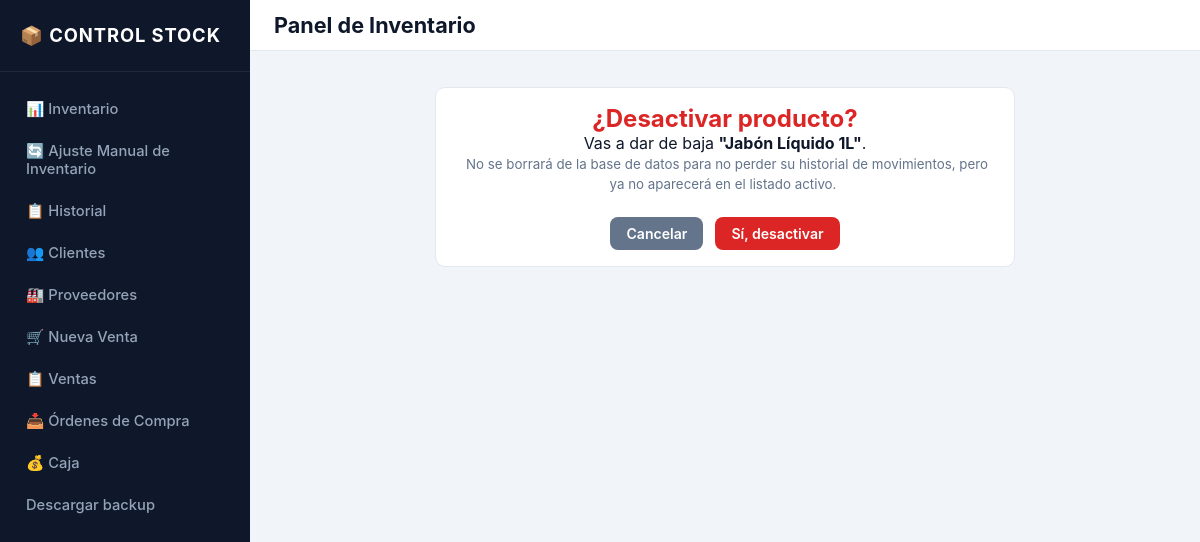
The page /productos/1/desactivar/ on the database as committed earlier.
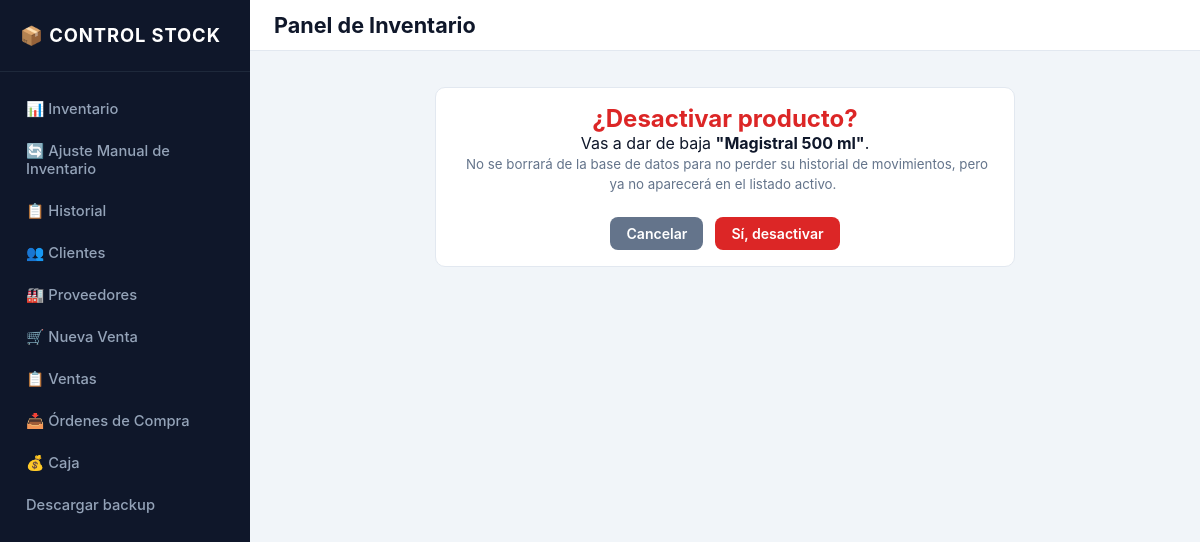
The same page on the database as committed later.
### inventario/models.py (models this page shows, shortened)
class Producto(models.Model):
    nombre = models.CharField(max_length=150, unique=True, verbose_name="Nombre")
    descripcion = models.TextField(blank=True, null=True, verbose_name="Descripcion")
    categoria = models.ForeignKey(
        Categoria, on_delete=models.PROTECT, related_name="productos",
        verbose_name="Categoria",
    )
    precio_unitario = models.DecimalField(
        max_digits=10,
        decimal_places=2,
        default=Decimal("0.00"),
        validators=[MinValueValidator(Decimal("0.00"))],
        verbose_name="Precio unitario",
    )
    stock_actual = models.PositiveIntegerField(default=0, verbose_name="Stock actual")
    stock_minimo = models.PositiveIntegerField(default=0, verbose_name="Stock minimo")
    activo = models.BooleanField(default=True, verbose_name="activo")
    fecha_creacion = models.DateTimeField(auto_now_add=True, verbose_name="Fecha de creación")
    fecha_actualizacion = models.DateTimeField(auto_now=True, verbose_name="Última actualización")
    class Meta:
        verbose_name = "Producto"
        verbose_name_plural = "Productos"
        ordering = ["nombre"]
        constraints = [
            models.CheckConstraint(
                condition=models.Q(stock_actual__gte=0),
                name="chk_stock_actual_no_negativo",
            ),
            models.CheckConstraint(
                condition=models.Q(stock_minimo__gte=0),
                name="chk_stock_minimo_no_negativo",
            ),
        ]

### inventario/views.py (the view)
# urls.py: path("productos/<int:pk>/desactivar/", views.producto_desactivar, name="producto_desactivar"),
def producto_desactivar(request, pk):
    producto = get_object_or_404(Producto, pk=pk, activo=True)
    if request.method == "POST":
        producto.activo = False
        producto.save(update_fields=["activo", "fecha_actualizacion"])
        messages.success(request, f"Producto '{producto.nombre}' dado de baja correctamente.")
        return redirect("producto_list")
    return render(request, "inventario/producto_confirm_delete.html", {"producto": producto})

### templates/inventario/producto_confirm_delete.html (shortened to what this page needs)
{% extends 'base.html' %}
{% block content %}
<div class="form-card-container">
    <div class="card text-center">
        <h2 class="text-danger mb-16">¿Desactivar producto?</h2>
        <p class="mb-20">
            Vas a dar de baja <strong>"{{ producto.nombre }}"</strong>.<br>
            <small class="text-muted-aux">No se borrará de la base de datos para no perder su historial de movimientos, pero ya no aparecerá en el listado activo.</small>
        </p>
        <form method="post">
            <div class="form-actions form-actions-center">
                <a href="{% url 'producto_list' %}" class="btn btn-secondary">Cancelar</a>
                <button type="submit" class="btn btn-danger">Sí, desactivar</button>
            </div>
        </form>
    </div>
</div>
{% endblock %}

Rows that differ between the two databases and show on the page:
changed Producto: nombre "Jabón Líquido 1L" → "Magistral 500 ml"
